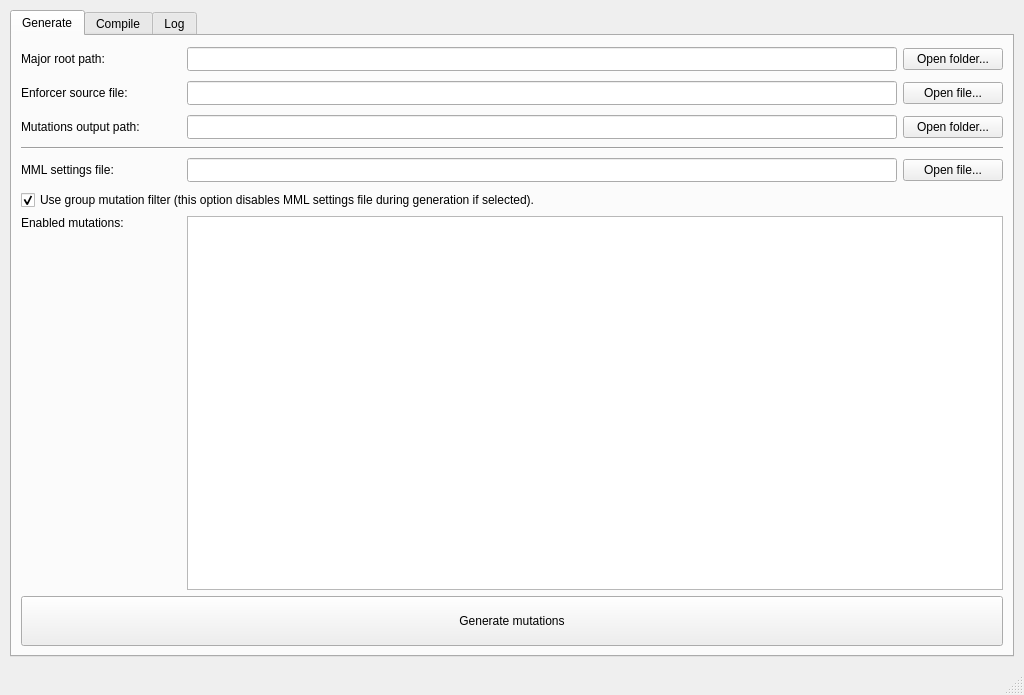
<?xml version="1.0" encoding="UTF-8"?>
<ui version="4.0">
 <class>MainWindow</class>
 <widget class="QMainWindow" name="MainWindow">
  <property name="geometry">
   <rect>
    <x>0</x>
    <y>0</y>
    <width>1024</width>
    <height>695</height>
   </rect>
  </property>
  <property name="windowTitle">
   <string>MainWindow</string>
  </property>
  <property name="autoFillBackground">
   <bool>false</bool>
  </property>
  <property name="unifiedTitleAndToolBarOnMac">
   <bool>false</bool>
  </property>
  <widget class="QWidget" name="centralwidget">
   <layout class="QVBoxLayout" name="verticalLayout" stretch="0">
    <property name="leftMargin">
     <number>10</number>
    </property>
    <property name="topMargin">
     <number>10</number>
    </property>
    <property name="rightMargin">
     <number>10</number>
    </property>
    <property name="bottomMargin">
     <number>10</number>
    </property>
    <item>
     <widget class="QTabWidget" name="tabWidget">
      <property name="currentIndex">
       <number>0</number>
      </property>
      <widget class="QWidget" name="tab">
       <attribute name="title">
        <string>Generate</string>
       </attribute>
       <layout class="QVBoxLayout" name="verticalLayout_9">
        <item>
         <layout class="QVBoxLayout" name="verticalLayout_3" stretch="0,0,0,0,0,0,0,0">
          <item>
           <layout class="QHBoxLayout" name="majorRow">
            <property name="topMargin">
             <number>2</number>
            </property>
            <property name="bottomMargin">
             <number>2</number>
            </property>
            <item>
             <widget class="QLabel" name="majorLabel">
              <property name="sizePolicy">
               <sizepolicy hsizetype="Minimum" vsizetype="Preferred">
                <horstretch>0</horstretch>
                <verstretch>0</verstretch>
               </sizepolicy>
              </property>
              <property name="minimumSize">
               <size>
                <width>160</width>
                <height>0</height>
               </size>
              </property>
              <property name="text">
               <string>Major root path:</string>
              </property>
             </widget>
            </item>
            <item>
             <widget class="QLineEdit" name="majorPath">
              <property name="toolTip">
               <string>The location of the root folder of major to run the generation.</string>
              </property>
              <property name="styleSheet">
               <string notr="true">padding: 3px</string>
              </property>
             </widget>
            </item>
            <item>
             <widget class="QPushButton" name="pickMajorPath">
              <property name="minimumSize">
               <size>
                <width>100</width>
                <height>0</height>
               </size>
              </property>
              <property name="text">
               <string>Open folder...</string>
              </property>
             </widget>
            </item>
           </layout>
          </item>
          <item>
           <layout class="QHBoxLayout" name="sourceRow">
            <property name="topMargin">
             <number>2</number>
            </property>
            <property name="bottomMargin">
             <number>2</number>
            </property>
            <item>
             <widget class="QLabel" name="sourceLabel">
              <property name="sizePolicy">
               <sizepolicy hsizetype="Minimum" vsizetype="Preferred">
                <horstretch>0</horstretch>
                <verstretch>0</verstretch>
               </sizepolicy>
              </property>
              <property name="minimumSize">
               <size>
                <width>160</width>
                <height>0</height>
               </size>
              </property>
              <property name="text">
               <string>Enforcer source file:</string>
              </property>
             </widget>
            </item>
            <item>
             <widget class="QLineEdit" name="sourceFile">
              <property name="toolTip">
               <string>The source file to mutate with major.</string>
              </property>
              <property name="styleSheet">
               <string notr="true">padding: 3px</string>
              </property>
             </widget>
            </item>
            <item>
             <widget class="QPushButton" name="pickSourceFile">
              <property name="minimumSize">
               <size>
                <width>100</width>
                <height>0</height>
               </size>
              </property>
              <property name="text">
               <string>Open file...</string>
              </property>
             </widget>
            </item>
           </layout>
          </item>
          <item>
           <layout class="QHBoxLayout" name="mutationsOutputRow">
            <property name="topMargin">
             <number>2</number>
            </property>
            <property name="bottomMargin">
             <number>2</number>
            </property>
            <item>
             <widget class="QLabel" name="mutationsOutputLabel">
              <property name="sizePolicy">
               <sizepolicy hsizetype="Minimum" vsizetype="Preferred">
                <horstretch>0</horstretch>
                <verstretch>0</verstretch>
               </sizepolicy>
              </property>
              <property name="minimumSize">
               <size>
                <width>160</width>
                <height>0</height>
               </size>
              </property>
              <property name="text">
               <string>Mutations output path:</string>
              </property>
             </widget>
            </item>
            <item>
             <widget class="QLineEdit" name="mutationsOutputPath">
              <property name="toolTip">
               <string>Where the generated major mutations will be stored.</string>
              </property>
              <property name="styleSheet">
               <string notr="true">padding: 3px</string>
              </property>
             </widget>
            </item>
            <item>
             <widget class="QPushButton" name="pickMutationsOutputPath">
              <property name="minimumSize">
               <size>
                <width>100</width>
                <height>0</height>
               </size>
              </property>
              <property name="text">
               <string>Open folder...</string>
              </property>
             </widget>
            </item>
           </layout>
          </item>
          <item>
           <widget class="Line" name="line">
            <property name="orientation">
             <enum>Qt::Horizontal</enum>
            </property>
           </widget>
          </item>
          <item>
           <layout class="QHBoxLayout" name="horizontalLayout_2">
            <property name="topMargin">
             <number>2</number>
            </property>
            <property name="bottomMargin">
             <number>2</number>
            </property>
            <item>
             <widget class="QLabel" name="mmlFileLabel">
              <property name="sizePolicy">
               <sizepolicy hsizetype="Minimum" vsizetype="Preferred">
                <horstretch>0</horstretch>
                <verstretch>0</verstretch>
               </sizepolicy>
              </property>
              <property name="minimumSize">
               <size>
                <width>160</width>
                <height>0</height>
               </size>
              </property>
              <property name="text">
               <string>MML settings file:</string>
              </property>
             </widget>
            </item>
            <item>
             <widget class="QLineEdit" name="mmlFile">
              <property name="styleSheet">
               <string notr="true">padding: 3px</string>
              </property>
             </widget>
            </item>
            <item>
             <widget class="QPushButton" name="pickMmlFile">
              <property name="minimumSize">
               <size>
                <width>100</width>
                <height>0</height>
               </size>
              </property>
              <property name="text">
               <string>Open file...</string>
              </property>
             </widget>
            </item>
           </layout>
          </item>
          <item>
           <widget class="QCheckBox" name="checkMutationGroupFilter">
            <property name="text">
             <string>Use group mutation filter (this option disables MML settings file during generation if selected).</string>
            </property>
            <property name="checked">
             <bool>true</bool>
            </property>
           </widget>
          </item>
          <item>
           <layout class="QHBoxLayout" name="mutationsRow">
            <item>
             <widget class="QLabel" name="mutationsLabel">
              <property name="enabled">
               <bool>true</bool>
              </property>
              <property name="sizePolicy">
               <sizepolicy hsizetype="Minimum" vsizetype="Preferred">
                <horstretch>0</horstretch>
                <verstretch>0</verstretch>
               </sizepolicy>
              </property>
              <property name="minimumSize">
               <size>
                <width>160</width>
                <height>0</height>
               </size>
              </property>
              <property name="text">
               <string>Enabled mutations:</string>
              </property>
              <property name="alignment">
               <set>Qt::AlignLeading|Qt::AlignLeft|Qt::AlignTop</set>
              </property>
             </widget>
            </item>
            <item>
             <widget class="QTreeWidget" name="mutationsTree">
              <property name="enabled">
               <bool>true</bool>
              </property>
              <property name="sizePolicy">
               <sizepolicy hsizetype="Expanding" vsizetype="Minimum">
                <horstretch>0</horstretch>
                <verstretch>0</verstretch>
               </sizepolicy>
              </property>
              <property name="styleSheet">
               <string notr="true"/>
              </property>
              <property name="tabKeyNavigation">
               <bool>true</bool>
              </property>
              <property name="showDropIndicator" stdset="0">
               <bool>false</bool>
              </property>
              <property name="alternatingRowColors">
               <bool>true</bool>
              </property>
              <property name="selectionMode">
               <enum>QAbstractItemView::NoSelection</enum>
              </property>
              <property name="selectionBehavior">
               <enum>QAbstractItemView::SelectItems</enum>
              </property>
              <property name="indentation">
               <number>5</number>
              </property>
              <property name="sortingEnabled">
               <bool>false</bool>
              </property>
              <property name="headerHidden">
               <bool>true</bool>
              </property>
              <property name="columnCount">
               <number>1</number>
              </property>
              <attribute name="headerCascadingSectionResizes">
               <bool>false</bool>
              </attribute>
              <column>
               <property name="text">
                <string notr="true">1</string>
               </property>
              </column>
             </widget>
            </item>
           </layout>
          </item>
          <item>
           <widget class="QPushButton" name="generateButton">
            <property name="minimumSize">
             <size>
              <width>0</width>
              <height>50</height>
             </size>
            </property>
            <property name="text">
             <string>Generate mutations</string>
            </property>
           </widget>
          </item>
         </layout>
        </item>
       </layout>
      </widget>
      <widget class="QWidget" name="tab_2">
       <attribute name="title">
        <string>Compile</string>
       </attribute>
       <layout class="QVBoxLayout" name="verticalLayout_8">
        <item>
         <layout class="QVBoxLayout" name="verticalLayout_7">
          <property name="topMargin">
           <number>0</number>
          </property>
          <property name="rightMargin">
           <number>0</number>
          </property>
          <item>
           <layout class="QHBoxLayout" name="mutationsInputRow">
            <property name="sizeConstraint">
             <enum>QLayout::SetMinimumSize</enum>
            </property>
            <property name="topMargin">
             <number>2</number>
            </property>
            <property name="bottomMargin">
             <number>2</number>
            </property>
            <item>
             <widget class="QLabel" name="mutationsInputLabel">
              <property name="sizePolicy">
               <sizepolicy hsizetype="Minimum" vsizetype="Preferred">
                <horstretch>0</horstretch>
                <verstretch>0</verstretch>
               </sizepolicy>
              </property>
              <property name="minimumSize">
               <size>
                <width>160</width>
                <height>0</height>
               </size>
              </property>
              <property name="text">
               <string>Mutations input path:</string>
              </property>
             </widget>
            </item>
            <item>
             <widget class="QLineEdit" name="mutationsInputPath">
              <property name="styleSheet">
               <string notr="true">padding: 3px</string>
              </property>
             </widget>
            </item>
            <item>
             <layout class="QVBoxLayout" name="verticalLayout_2">
              <property name="rightMargin">
               <number>0</number>
              </property>
              <item>
               <widget class="QPushButton" name="pickMutationsInputPath">
                <property name="minimumSize">
                 <size>
                  <width>220</width>
                  <height>0</height>
                 </size>
                </property>
                <property name="text">
                 <string>Select folder</string>
                </property>
               </widget>
              </item>
              <item>
               <widget class="QPushButton" name="copyMutationsPath">
                <property name="minimumSize">
                 <size>
                  <width>220</width>
                  <height>0</height>
                 </size>
                </property>
                <property name="text">
                 <string>Copy from generation phase</string>
                </property>
               </widget>
              </item>
             </layout>
            </item>
           </layout>
          </item>
          <item>
           <layout class="QHBoxLayout" name="enforcerRow">
            <property name="sizeConstraint">
             <enum>QLayout::SetMinimumSize</enum>
            </property>
            <property name="topMargin">
             <number>2</number>
            </property>
            <property name="bottomMargin">
             <number>2</number>
            </property>
            <item>
             <widget class="QLabel" name="enforcerLabel">
              <property name="sizePolicy">
               <sizepolicy hsizetype="Minimum" vsizetype="Preferred">
                <horstretch>0</horstretch>
                <verstretch>0</verstretch>
               </sizepolicy>
              </property>
              <property name="minimumSize">
               <size>
                <width>160</width>
                <height>0</height>
               </size>
              </property>
              <property name="text">
               <string>Enforcer base project:</string>
              </property>
             </widget>
            </item>
            <item>
             <widget class="QLineEdit" name="enforcerPath">
              <property name="styleSheet">
               <string notr="true">padding: 3px</string>
              </property>
             </widget>
            </item>
            <item>
             <widget class="QPushButton" name="pickEnforcerPath">
              <property name="minimumSize">
               <size>
                <width>220</width>
                <height>0</height>
               </size>
              </property>
              <property name="text">
               <string>Select folder</string>
              </property>
             </widget>
            </item>
           </layout>
          </item>
          <item>
           <layout class="QHBoxLayout" name="apkOutputRow">
            <property name="sizeConstraint">
             <enum>QLayout::SetMinimumSize</enum>
            </property>
            <property name="topMargin">
             <number>2</number>
            </property>
            <property name="bottomMargin">
             <number>2</number>
            </property>
            <item>
             <widget class="QLabel" name="apkOutputLabel">
              <property name="sizePolicy">
               <sizepolicy hsizetype="Minimum" vsizetype="Preferred">
                <horstretch>0</horstretch>
                <verstretch>0</verstretch>
               </sizepolicy>
              </property>
              <property name="minimumSize">
               <size>
                <width>160</width>
                <height>0</height>
               </size>
              </property>
              <property name="text">
               <string>APK output path:</string>
              </property>
             </widget>
            </item>
            <item>
             <widget class="QLineEdit" name="apkOutputPath">
              <property name="styleSheet">
               <string notr="true">padding: 3px</string>
              </property>
             </widget>
            </item>
            <item>
             <widget class="QPushButton" name="pickApkOutputPath">
              <property name="minimumSize">
               <size>
                <width>220</width>
                <height>0</height>
               </size>
              </property>
              <property name="text">
               <string>Select folder</string>
              </property>
             </widget>
            </item>
           </layout>
          </item>
          <item>
           <layout class="QHBoxLayout" name="mutantsLogRow">
            <property name="sizeConstraint">
             <enum>QLayout::SetMinimumSize</enum>
            </property>
            <property name="topMargin">
             <number>2</number>
            </property>
            <property name="bottomMargin">
             <number>2</number>
            </property>
            <item>
             <widget class="QLabel" name="mutantsLogLabel">
              <property name="sizePolicy">
               <sizepolicy hsizetype="Minimum" vsizetype="Preferred">
                <horstretch>0</horstretch>
                <verstretch>0</verstretch>
               </sizepolicy>
              </property>
              <property name="minimumSize">
               <size>
                <width>160</width>
                <height>0</height>
               </size>
              </property>
              <property name="text">
               <string>Mutants.log path:</string>
              </property>
             </widget>
            </item>
            <item>
             <widget class="QLineEdit" name="mutantsLogPath">
              <property name="styleSheet">
               <string notr="true">padding: 3px</string>
              </property>
             </widget>
            </item>
            <item>
             <widget class="QPushButton" name="pickMutantsLogPath">
              <property name="minimumSize">
               <size>
                <width>220</width>
                <height>0</height>
               </size>
              </property>
              <property name="text">
               <string>Select mutants.log file</string>
              </property>
             </widget>
            </item>
           </layout>
          </item>
          <item>
           <widget class="QGroupBox" name="groupBox">
            <property name="title">
             <string>Exclude list</string>
            </property>
            <layout class="QVBoxLayout" name="verticalLayout_4">
             <item>
              <widget class="QCheckBox" name="flagDisableLogs">
               <property name="text">
                <string>Disable compilation for XposedBridge.log -&gt; NOP replacements.</string>
               </property>
              </widget>
             </item>
             <item>
              <widget class="QCheckBox" name="flagDisableHookMethod">
               <property name="text">
                <string>Disable compilation for findAndHookMethod -&gt; NOP replacements.</string>
               </property>
              </widget>
             </item>
             <item>
              <widget class="QCheckBox" name="flagDisableStacktrace">
               <property name="text">
                <string>Disable compilation for e.printStackTrace -&gt; NOP replacements.</string>
               </property>
              </widget>
             </item>
             <item>
              <layout class="QHBoxLayout" name="horizontalLayout_3">
               <property name="topMargin">
                <number>0</number>
               </property>
               <item>
                <widget class="QLabel" name="label_2">
                 <property name="sizePolicy">
                  <sizepolicy hsizetype="Fixed" vsizetype="Preferred">
                   <horstretch>0</horstretch>
                   <verstretch>0</verstretch>
                  </sizepolicy>
                 </property>
                 <property name="minimumSize">
                  <size>
                   <width>150</width>
                   <height>0</height>
                  </size>
                 </property>
                 <property name="text">
                  <string>Drop mutations from source code line:</string>
                 </property>
                </widget>
               </item>
               <item>
                <widget class="QLineEdit" name="dropFromLine">
                 <property name="sizePolicy">
                  <sizepolicy hsizetype="Minimum" vsizetype="Fixed">
                   <horstretch>0</horstretch>
                   <verstretch>0</verstretch>
                  </sizepolicy>
                 </property>
                 <property name="minimumSize">
                  <size>
                   <width>50</width>
                   <height>0</height>
                  </size>
                 </property>
                 <property name="styleSheet">
                  <string notr="true">padding: 3px</string>
                 </property>
                </widget>
               </item>
               <item>
                <spacer name="horizontalSpacer">
                 <property name="orientation">
                  <enum>Qt::Horizontal</enum>
                 </property>
                 <property name="sizeHint" stdset="0">
                  <size>
                   <width>40</width>
                   <height>20</height>
                  </size>
                 </property>
                </spacer>
               </item>
              </layout>
             </item>
             <item>
              <widget class="QLabel" name="estimatedCountLabel">
               <property name="text">
                <string/>
               </property>
              </widget>
             </item>
            </layout>
           </widget>
          </item>
          <item>
           <widget class="QPushButton" name="compileButton">
            <property name="minimumSize">
             <size>
              <width>0</width>
              <height>50</height>
             </size>
            </property>
            <property name="text">
             <string>Compile mutations to APKs</string>
            </property>
           </widget>
          </item>
          <item>
           <spacer name="verticalSpacer">
            <property name="orientation">
             <enum>Qt::Vertical</enum>
            </property>
            <property name="sizeHint" stdset="0">
             <size>
              <width>20</width>
              <height>40</height>
             </size>
            </property>
           </spacer>
          </item>
         </layout>
        </item>
       </layout>
      </widget>
      <widget class="QWidget" name="tab_3">
       <attribute name="title">
        <string>Log</string>
       </attribute>
       <layout class="QVBoxLayout" name="verticalLayout_5">
        <item>
         <widget class="QLabel" name="label">
          <property name="text">
           <string>Command log:</string>
          </property>
         </widget>
        </item>
        <item>
         <widget class="QPlainTextEdit" name="logWindow">
          <property name="readOnly">
           <bool>true</bool>
          </property>
         </widget>
        </item>
        <item>
         <layout class="QHBoxLayout" name="horizontalLayout">
          <property name="topMargin">
           <number>0</number>
          </property>
          <item>
           <widget class="QPushButton" name="logClearButton">
            <property name="minimumSize">
             <size>
              <width>0</width>
              <height>50</height>
             </size>
            </property>
            <property name="text">
             <string>Clear</string>
            </property>
           </widget>
          </item>
         </layout>
        </item>
       </layout>
      </widget>
     </widget>
    </item>
   </layout>
  </widget>
  <widget class="QStatusBar" name="statusBar">
   <property name="styleSheet">
    <string notr="true">padding:0;margin:3px</string>
   </property>
  </widget>
 </widget>
 <resources/>
 <connections/>
</ui>
